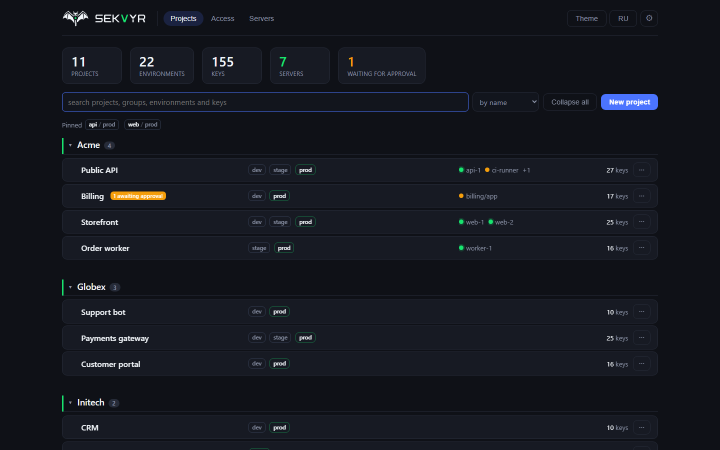
#> input picture docs/img/home.png, 1440 x 900 px, found by its file name (shown at 1/2 size); its folder holds 5 pictures in this run
$ python build-shots.py
#> lines starting #> are read from the running program, lines starting #| are printed output that depends on the picture
"""Кадры панели в webp для лендинга.

Берет готовые скриншоты из docs/img (их снимает docs/make-shots.py) и кладет в
landing/site/shots/<язык>/ двумя размерами: полным для героя и лайтбокса и
уменьшенным для галереи. Там же og.png, картинка для превью ссылки: webp
понимают не все мессенджеры.
"""
import os

from PIL import Image

ROOT = os.path.dirname(os.path.dirname(os.path.abspath(__file__)))
SRC = os.path.join(ROOT, "docs", "img")
DST = os.path.join(ROOT, "landing", "site", "shots")
SHOTS = ("home", "environment", "history", "servers", "access")
SMALL = 960
OG = (1200, 630)


def scaled(im, width):
    return im.resize((width, round(im.height * width / im.width)), Image.LANCZOS)


for lang, sub in (("ru", "ru"), ("en", "")):
    out = os.path.join(DST, lang)
    os.makedirs(out, exist_ok=True)
    for name in SHOTS:
        im = Image.open(os.path.join(SRC, sub, name + ".png")).convert("RGB")
#> im is the input picture: PIL image 1440x900 RGB; mean R, G, B 21.1, 23.9, 31.5
        im.save(os.path.join(out, name + ".webp"), "WEBP", quality=82, method=6)
        small = scaled(im, SMALL)
#> in scaled, `return im.resize((width, round(im.height * width / im.width)), Image.L..`:
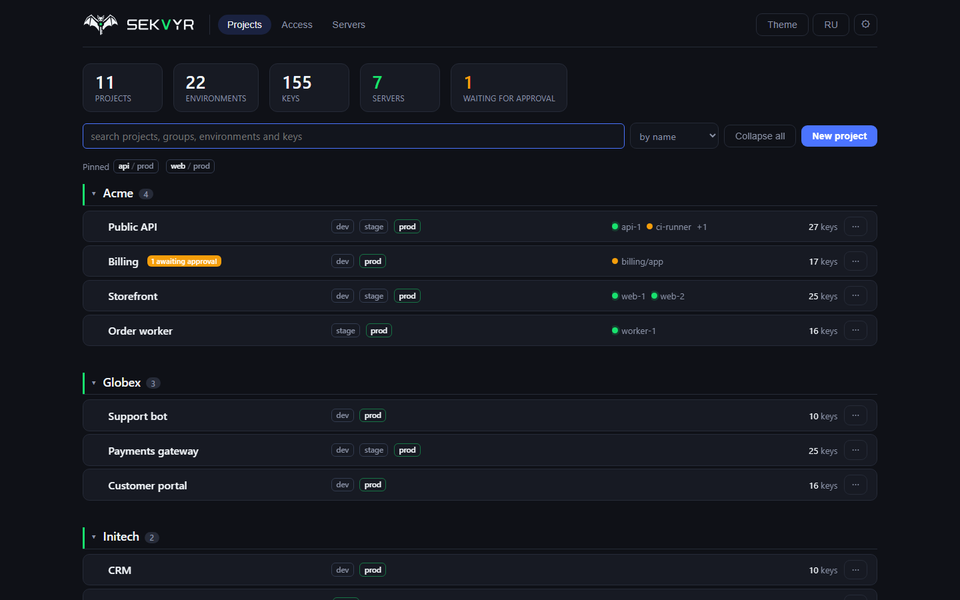
#> returned value: PIL image 960x600 RGB; mean R, G, B 21.1, 23.8, 31.5
        small.save(os.path.join(out, f"{name}-{SMALL}.webp"), "WEBP", quality=84, method=6)
        kb = os.path.getsize(os.path.join(out, name + ".webp")) // 1024
        kb_small = os.path.getsize(os.path.join(out, f"{name}-{SMALL}.webp")) // 1024
        print(f"{lang}/{name}: {im.width}x{im.height} {kb} KB, {SMALL} {kb_small} KB")
#| ru/home: 1440x900 31 KB, 960 19 KB

    home = Image.open(os.path.join(SRC, sub, "home.png")).convert("RGB")
    og = scaled(home, OG[0]).crop((0, 0) + OG)
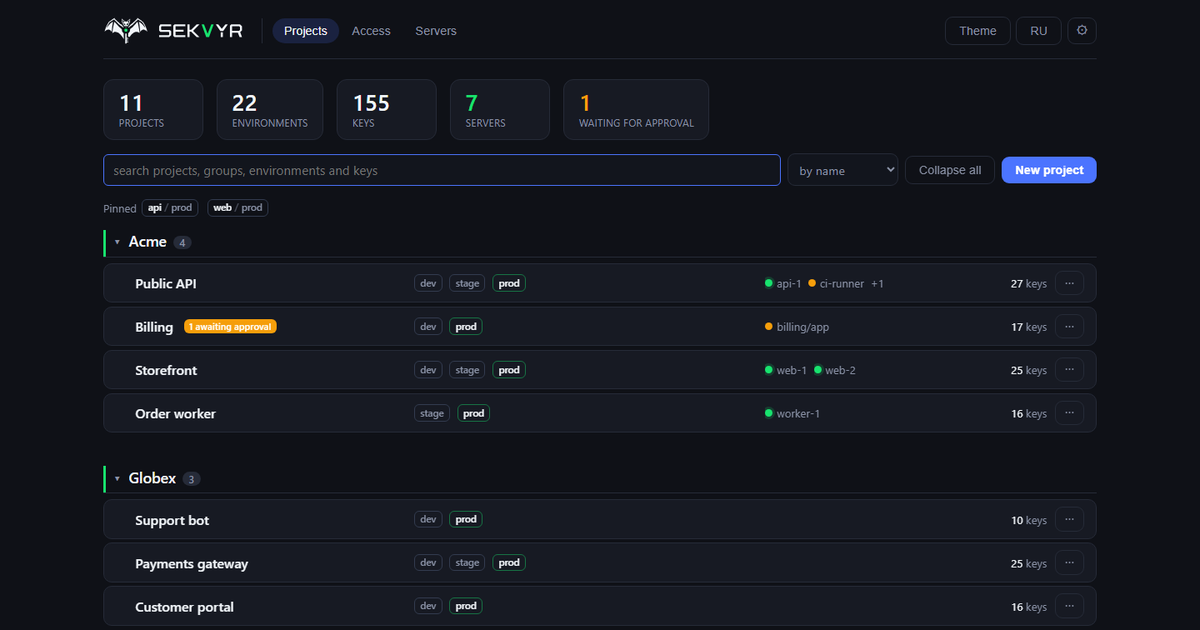
#> og: PIL image 1200x630 RGB; mean R, G, B 21.5, 24.3, 32
    og.save(os.path.join(out, "og.png"), optimize=True)
    print(f"{lang}/og.png: {os.path.getsize(os.path.join(out, 'og.png')) // 1024} KB")
